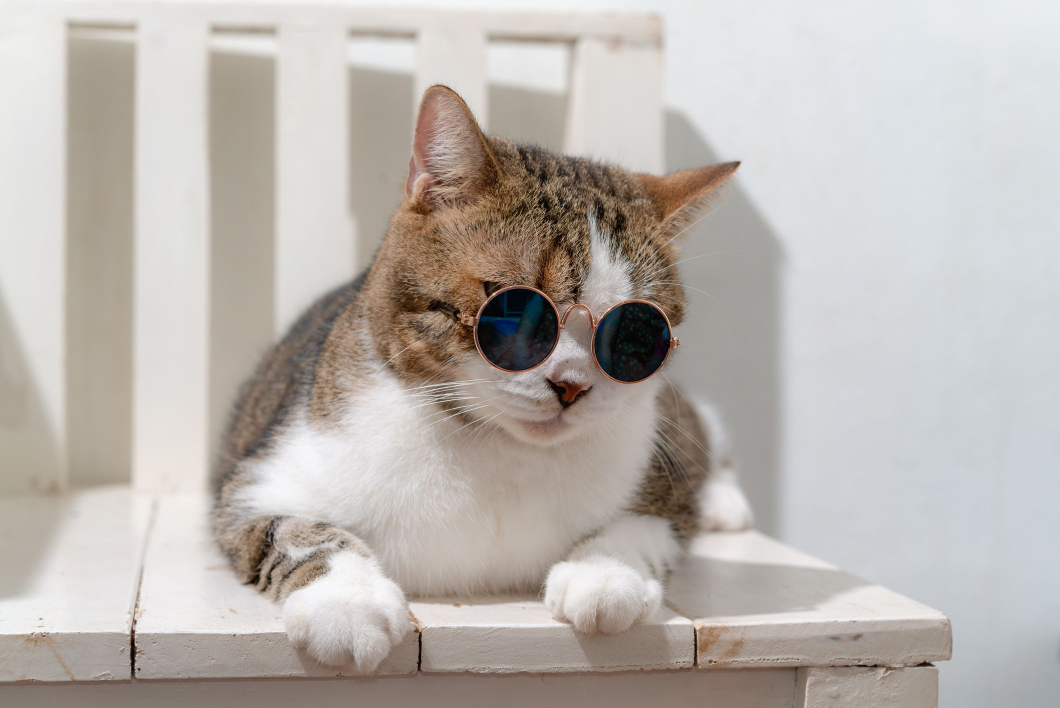
#> input picture Image Classification with SVM and CV Studio/test_image.jpg, 2120 x 1415 px (shown at 1/2 size)
$ jupyter execute --allow-errors use-classification-svm-hog.ipynb
#> lines starting #> are read from the running program, lines starting #| are printed output that depends on the picture
#> further down, my_image is the input picture: shape (1415, 2120, 3); mean B, G, R 175.6, 180.8, 186.8
<h2>Image Classification with HOG and SVM</h2>
<h3>Project: Training_an_image_classifier_with_SVM</h3>
<h3>Training Run: Test_IMage</h3>

Now that training is done, you can use your model for predictions. As your recall Support  Vector Machines (SVM) are supervised learning models used for classification. We will be using SVM to classify images.

You will upload your own image and classify using the model from the previous section.

## Objectives

<ul>
    <li>This tool contains the following sections:
        <ul>
            <li>Import Libraries </li>
            <li>Load saved SVM model </li>
            <li>Use the best parameters of <code>C, gamma and the Kernel</code></li>
            <li>Upload your own image and test the model </li>
        </ul>
    </li>
</ul>

***

## Import Important Libraries and Define Auxilary Functions

Libraries for data processing and visualization:

[cell 1]
import numpy as np
import matplotlib.pyplot as plt

Libraries for image pre-processing and classification:

[cell 2]
import cv2
from sklearn.externals import joblib
from skimage.feature import hog

Libraries for OS and Cloud:

[cell 3]
import os
from skillsnetwork import cvstudio

## Set Up CV Studio Client, Get the Model and Annotations

We will load the model from the training run.

#> (a cell that did not finish here is left out)

Get the annotations from CV Studio:

#> (a cell that did not finish here is left out)

Download and load the saved model:

#> (a cell that did not finish here is left out)

#> (a cell that did not finish here is left out)

#> (a cell that did not finish here is left out)

## Practice Exercise - Upload Your Image

Upload your image, and see if your image will be correctly classified.

<p><b>Instructions on How to Upload an Image:</b></p>
Use the upload button and upload an image from your local machine:
<center>

</center>

The image will now be in the directory in which you are working in, to read the image, in a new cell, use the <code>cv2.imread</code> and read its name, for example, I uploaded <code>anothercar.jpg</code> into my current working directory - <code>cv2.imread("anothercar.jpg")</code>.

<center>

</center>

I have created a function to do it all for you. After importing your image, use the function <code>run_svm</code> to classify the object in your image.

[cell 9]
def run_svm(image):
    ## show the original image
    orig_image = cv2.cvtColor(image, cv2.COLOR_BGR2RGB)
    plt.imshow(orig_image)
    plt.show()
    print('\n')
    ## convert the image into a numpy array
    image = np.array(image).astype('uint8')
    ## resize the image to a size of choice
    image = cv2.resize(image, (64, 64))
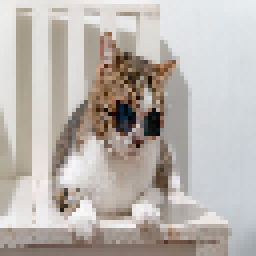
#> image: shape (64, 64, 3) (shown 4 times larger); mean B, G, R 175.5, 180.7, 186.7
    ## convert to grayscale to reduce the information in the picture
    grey_image = cv2.cvtColor(image, cv2.COLOR_BGR2GRAY)
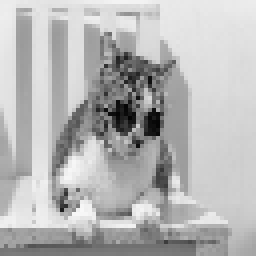
#> grey_image: shape (64, 64) (shown 4 times larger); min 3, max 248, mean 181.9
    ## extract H.O.G features
    hog_features, hog_image = hog(grey_image,
                          visualize=True,
                          block_norm='L2-Hys',
                          pixels_per_cell=(16, 16))
#> hog_features = 324 values, max 0.224 at index 81, min 0.000183 at index 167, mean 0.0882
    ## convert the H.O.G features into a numpy array
    image_array = np.array(hog_features)
#> image_array has the same summary as hog_features
    ## reshape the array
    image_array = image_array.reshape(1, -1)
    ## make a prediction
    svm_pred = svm.predict(image_array)
    ## print the classifier
    print('Your image was classified as a ' + str(annotations['labels'][int(svm_pred[0])]))

Now read and classify your image. Replace <code>your_uploaded_file</code> below with the name of your image as seen in your directory.

[cell 10]
## replace "your_uploaded_file" with your file name
my_image = cv2.imread("test_image.jpg")
## run the above function on the image to get a classification
#> (the rest of this cell did not finish here and is left out)
